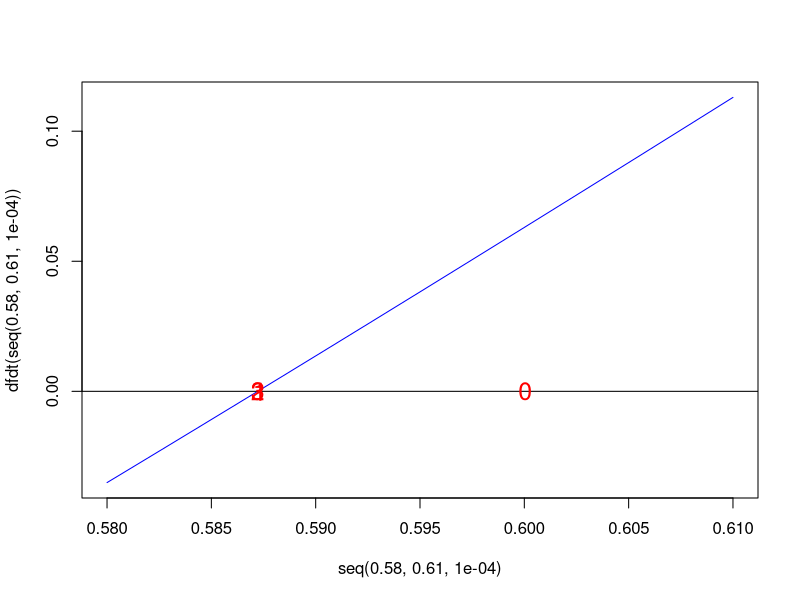

Recreate this plot in R.
# Punto 3

# Se utiliza distancia euclidiana para saber cuando la párticula estará más cerca del punto

f<-function(t){sqrt((2*cos(t)-2)^2+(sin(t)-1)^2)}

# Luego se calcula su derivada para poder calcular sus raices que serán los puntos de máxima y mínima distancia

dfdt<-function(t){(4*sin(t)-(3*sin(t)+1)*cos(t))/(sqrt((sin(t))^2-2*sin(t)+4*(cos(t))^2-8*cos(t)+5))}

# Se realiza método de Newton para llegar al resultado 

Newton<-function(a,b,t0){
  if(dfdt(a)*dfdt(b)<0){
    error=100
    ant=t0
    cont=0
    d2fdt2=deriv(~(4*sin(t)-(3*sin(t)+1)*cos(t))/(sqrt((sin(t))^2-2*sin(t)+4*(cos(t))^2-8*cos(t)+5)),"t",TRUE)
    if(t0==0.5){
      plot(seq(0.58,0.61,0.0001),dfdt(seq(0.58,0.61,0.0001)),type="l",col="blue") #Intervalo escogido para mejor visualización de la convergencia
    }else if(t0==30){
      plot(seq(23,70,0.0001),dfdt(seq(23,70,0.0001)),type="l",col="blue") #Intervalo escogido para mejor visualización de la convergencia
    }else{
      plot(seq(a,b,0.0001),dfdt(seq(a,b,0.0001)),type="l",col="blue") #Caso general
    }
    abline(h=0,col="black")
    while(error>0.0001){
      if(attr(d2fdt2(t0),"gradient")[1]!=0){
        t0=t0-dfdt(t0)/(attr(d2fdt2(t0),"gradient")[1])
      }else{
        print("Método no converge con dicho valor inicial")
        break
      }
      error=abs(t0-ant)/abs(t0)
      ant=t0
      text(t0,0,cont,cex=1.5,col="red")
      cont=cont+1
    }
  }else{
    print("Ingrese otro intervalo ya que el ingresado no tiene raiz única para ser calculada.")
  }
  return(t0)
}

# Debido a que la ecuación de la posición de la partícula es periódica y tiene infinitas soluciones para cuando está más cerca de la partícula se procedió a calcular y graficar el comportamiento de convergencia del primer tiempo positivo en el que sucede
options(digits=4)

min=Newton(0,1,0.5) #Se escogió el x0 para que convergiera en el primer tiempo de distancia mínima

cat("El primer tiempo (positivo) en el cual la distancia es mínima es de:",min,".\nEn este tiempo la distancia de la párticula al punto es de:",f(min),".\n")

#IMPORTANTE
#Si se desea ver con mayor claridad el comportamiento gráfico de la convergencia deben comentarse las 3 líneas anteriores y descomentarse las 3 de abajo, de esta forma se encuentra otro tiempo en el cual la distancia es mínima y hay mayor detalle en la gráfica de convergencia

#options(digits=6)

#min=Newton(60,70,30) #Se escogió x0 para que tuviera suficientes iteraciones de forma que se pudiera observar el comportamiento de la convergencia

#cat("Otro tiempo en el cual la distancia es mínima es de (como en el primer caso):",min,".\nEn este tiempo la distancia de la párticula al punto es de:",f(min),".\n")
